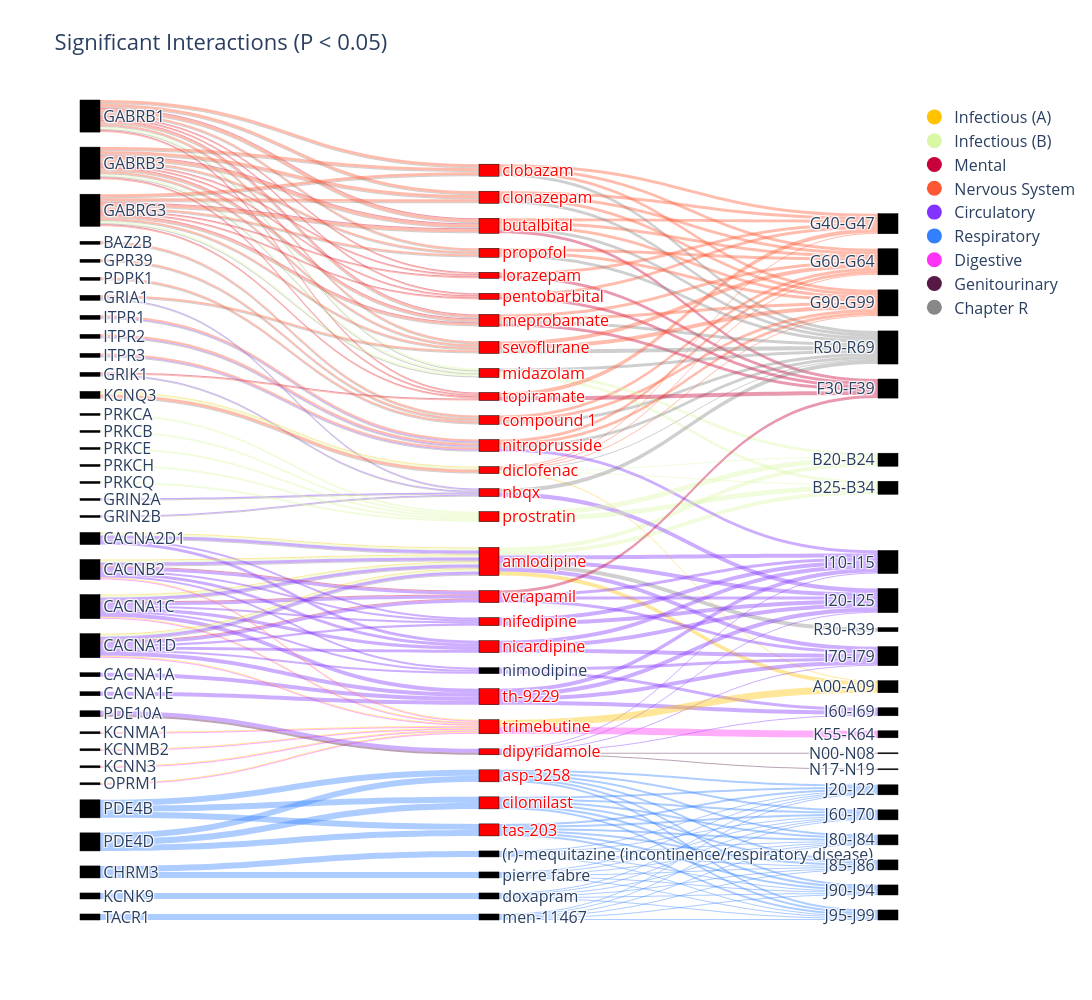

Notebook source saved alongside this figure:
### Code cell
import pandas as pd
import plotly.graph_objects as go
import re

# --- 1. CONFIGURATION ---
input_file = "/data484_4/txia2/gwas_practice/drug_GREP/GREP/output/mocov2_partial_fit_5std.ICD.txt"

# Filter Threshold
P_VALUE_THRESHOLD = 0.05

# Visual Settings
FONT_SIZE = 16
OPACITY = 0.4  # Light pastel colors

# Colors (ICD Chapters) - Rotated so red colors go to F and G
chapter_colors = {
    'A': f'rgba(255, 195, 0, {OPACITY})',   # Yellow (was E)
    'B': f'rgba(218, 247, 166, {OPACITY})', # Light Green (was F)
    'C': f'rgba(51, 255, 87, {OPACITY})',   # Green (was G)
    'D': f'rgba(51, 255, 189, {OPACITY})',  # Teal (was H)
    'E': f'rgba(51, 128, 255, {OPACITY})',  # Blue (was I)
    'F': f'rgba(199, 0, 57, {OPACITY})',    # Red (was B) - RED!
    'G': f'rgba(255, 87, 51, {OPACITY})',   # Orange (was A) - RED!
    'H': f'rgba(93, 51, 255, {OPACITY})',   # Indigo (was J)
    'I': f'rgba(131, 51, 255, {OPACITY})',  # Violet (was K)
    'J': f'rgba(51, 128, 255, {OPACITY})',  # Blue
    'K': f'rgba(255, 51, 246, {OPACITY})',  # Pink (was M)
    'L': f'rgba(255, 51, 134, {OPACITY})',  # Hot Pink (was N)
    'M': f'rgba(144, 12, 63, {OPACITY})',   # Purple/Red (was C)
    'N': f'rgba(88, 24, 69, {OPACITY})',    # Dark Purple (was D)
}
fallback_color = f'rgba(136, 136, 136, {OPACITY})'

# Legend Names
icd_legend_map = {
    'A': 'Infectious (A)', 'B': 'Infectious (B)', 'C': 'Neoplasms',
    'D': 'Blood/Immune', 'E': 'Endocrine', 'F': 'Mental',
    'G': 'Nervous System', 'H': 'Eye/Ear', 'I': 'Circulatory',
    'J': 'Respiratory', 'K': 'Digestive', 'L': 'Skin',
    'M': 'Musculoskeletal', 'N': 'Genitourinary'
}

# --- 2. LOAD AND FILTER DATA ---
df = pd.read_csv(input_file, sep="\t")
df.columns = [c.lstrip("#") for c in df.columns]

# Clean P-Value column: Coerce errors to NaN (handles garbage text headers)
df['FisherExactP'] = pd.to_numeric(df['FisherExactP'], errors='coerce')

# *** PRIMARY FILTER: Keep only significant rows ***
df_sig = df[df['FisherExactP'] < P_VALUE_THRESHOLD].copy()

print(f"Original rows: {len(df)}. Rows with P < {P_VALUE_THRESHOLD}: {len(df_sig)}")

# --- 3. PARSE PATHS ---
flat_data = []

def clean_icd(val):
    if pd.isna(val): return None
    return val.split()[0] # Just the code, e.g., "C00-C14"

for _, row in df_sig.iterrows():
    raw_disease = row.get("Group")
    drug_field = row.get("TargetGene:DrugNames")

    if pd.isna(drug_field): continue

    disease_code = clean_icd(raw_disease)
    if not disease_code: continue
    
    # Determine Chapter
    chapter = disease_code[0] if disease_code[0].isalpha() else 'Other'

    # Parse GENE:drug,drug
    for block in str(drug_field).split(";"):
        if ":" not in block: continue
        gene, drugs_str = block.split(":", 1)
        gene = gene.strip()
        
        if not gene: continue

        for drug in drugs_str.split(","):
            drug = drug.strip()
            if drug:
                flat_data.append({
                    'gene': gene, 
                    'drug': drug, 
                    'disease': disease_code, 
                    'chapter': chapter
                })

# DataFrame of all valid connections
df_paths = pd.DataFrame(flat_data)

# Calculate statistics
num_sig_associations = len(df_sig)
num_unique_combinations = df_paths.drop_duplicates(['gene', 'drug', 'disease']).shape[0]

# Calculate unique counts
num_unique_genes = df_paths['gene'].nunique()
num_unique_drugs = df_paths['drug'].nunique()
num_unique_diseases = df_paths['disease'].nunique()

print(f"Number of significant associations: {num_sig_associations}")
print(f"Number of unique drug-gene-disease combinations: {num_unique_combinations}")
print(f"Number of unique genes: {num_unique_genes}")
print(f"Number of unique drugs: {num_unique_drugs}")
print(f"Number of unique diseases: {num_unique_diseases}")
if df_paths.empty:
    print("No data found passing the P-value filter.")
    exit()

# --- 4. PREPARE SANKEY DATA ---
# Drugs to highlight in red
highlight_drugs = {
    'amlodipine', 'asp-3258', 'butalbital', 'cilomilast', 'clobazam', 'clonazepam',
    'compound 1', 'diclofenac', 'dipyridamole', 'lorazepam', 'meprobamate', 'midazolam',
    'nbqx', 'nicardipine', 'nifedipine', 'nitroprusside', 'pentobarbital', 'propofol',
    'prostratin', 'sevoflurane', 'tas-203', 'th-9229', 'topiramate', 'trimebutine',
    'verapamil'
}

# Unique Lists
top_drugs = df_paths['drug'].value_counts().head(30).index
df_paths = df_paths[df_paths['drug'].isin(top_drugs)].copy()

genes = sorted(df_paths['gene'].unique())
drugs = sorted(df_paths['drug'].unique())
diseases = sorted(df_paths['disease'].unique())

all_labels = genes + drugs + diseases
node_map = {label: i for i, label in enumerate(all_labels)}

# Create node colors: red for highlighted drugs, black for others
node_colors = []
for label in all_labels:
    if label.lower() in highlight_drugs:
        node_colors.append('red')
    else:
        node_colors.append('black')

# Create labels with red text for highlighted drugs
formatted_labels = []
for label in all_labels:
    if label.lower() in highlight_drugs:
        formatted_labels.append(f'<span style="color:red">{label}</span>')
    else:
        formatted_labels.append(label)

sources = []
targets = []
values = []
link_colors = []

# Path 1: Gene -> Drug
# Grouping maintains flow volume
gd_group = df_paths.groupby(['gene', 'drug', 'chapter']).size().reset_index(name='flow')
for _, row in gd_group.iterrows():
    sources.append(node_map[row['gene']])
    targets.append(node_map[row['drug']])
    values.append(row['flow'])
    link_colors.append(chapter_colors.get(row['chapter'], fallback_color))

# Path 2: Drug -> Disease
dd_group = df_paths.groupby(['drug', 'disease', 'chapter']).size().reset_index(name='flow')
for _, row in dd_group.iterrows():
    sources.append(node_map[row['drug']])
    targets.append(node_map[row['disease']])
    values.append(row['flow'])
    link_colors.append(chapter_colors.get(row['chapter'], fallback_color))

# --- 5. DYNAMIC HEIGHT ---
# Calculate height based on the busiest column so text doesn't overlap
max_nodes = max(len(genes), len(drugs), len(diseases))
dynamic_height = max(1000, max_nodes * 25) # 25px per node minimum

# --- 6. PLOT ---
fig = go.Figure()

# Sankey Trace
fig.add_trace(go.Sankey(
    arrangement="snap",
    node=dict(
        pad=15,
        thickness=20,
        line=dict(color="black", width=0.5),
        label=formatted_labels,
        color=node_colors
    ),
    link=dict(
        source=sources,
        target=targets,
        value=values,
        color=link_colors
    )
))

# Legend Trace (Invisible Markers)
present_chapters = sorted(df_paths['chapter'].unique())
for chap in present_chapters:
    color_rgba = chapter_colors.get(chap, fallback_color)
    color_solid = color_rgba.replace(f", {OPACITY})", ", 1.0)")
    label_name = icd_legend_map.get(chap, f"Chapter {chap}")
    
    fig.add_trace(go.Scatter(
        x=[None], y=[None],
        mode='markers',
        marker=dict(size=15, color=color_solid),
        name=label_name
    ))

# Layout: No Axis, Transparent Background
fig.update_layout(
    title_text=f"Significant Interactions (P < {P_VALUE_THRESHOLD})",
    font=dict(size=FONT_SIZE),
    height=dynamic_height,
    width=1600,
    showlegend=True,
    xaxis=dict(visible=False),
    yaxis=dict(visible=False),
    plot_bgcolor='rgba(0,0,0,0)',
    paper_bgcolor='rgba(0,0,0,0)'
)

fig.show()

### Figure 1 — Plotly figure (JSON) as saved in the notebook; plotly's stock layout.template omitted (floating-point values rounded to 4 significant figures; data arrays with more than 128 entries replaced by an {"elided": "..."} marker saying what was removed)
{"data": [{"arrangement": "snap", "link": {"color": {"elided": "287 str values"}, "source": {"elided": "287 int values"}, "target": {"elided": "287 int values"}, "value": {"elided": "287 int values"}}, "node": {"color": ["black", "black", "black", "black", "black", "black", "black", "black", "black", "black", "black", "black", "black", "black", "black", "black", "black", "black", "black", "black", "black", "black", "black", "black", "black", "black", "black", "black", "black", "black", "black", "black", "black", "black", "black", "black", "red", "red", "red", "red", "red", "red", "red", "red", "red", "black", "red", "black", "red", "red", "red", "red", "red", "black", "red", "red", "black", "red", "red", "red", "red", "red", "red", "red", "red", "black", "black", "black", "black", "black", "black", "black", "black", "black", "black", "black", "black", "black", "black", "black", "black", "black", "black", "black", "black", "black", "black"], "label": ["BAZ2B", "CACNA1A", "CACNA1C", "CACNA1D", "CACNA1E", "CACNA2D1", "CACNB2", "CHRM3", "GABRB1", "GABRB3", "GABRG3", "GPR39", "GRIA1", "GRIK1", "GRIN2A", "GRIN2B", "ITPR1", "ITPR2", "ITPR3", "KCNK9", "KCNMA1", "KCNMB2", "KCNN3", "KCNQ3", "OPRM1", "PDE10A", "PDE4B", "PDE4D", "PDPK1", "PRKCA", "PRKCB", "PRKCE", "PRKCH", "PRKCQ", "TACR1", "(r)-mequitazine (incontinence/respiratory disease)", "<span style=\"color:red\">amlodipine</span>", "<span style=\"color:red\">asp-3258</span>", "<span style=\"color:red\">butalbital</span>", "<span style=\"color:red\">cilomilast</span>", "<span style=\"color:red\">clobazam</span>", "<span style=\"color:red\">clonazepam</span>", "<span style=\"color:red\">compound 1</span>", "<span style=\"color:red\">diclofenac</span>", "<span style=\"color:red\">dipyridamole</span>", "doxapram", "<span style=\"color:red\">lorazepam</span>", "men-11467", "<span style=\"color:red\">meprobamate</span>", "<span style=\"color:red\">midazolam</span>", "<span style=\"color:red\">nbqx</span>", "<span style=\"color:red\">nicardipine</span>", "<span style=\"color:red\">nifedipine</span>", "nimodipine", "<span style=\"color:red\">nitroprusside</span>", "<span style=\"color:red\">pentobarbital</span>", "pierre fabre", "<span style=\"color:red\">propofol</span>", "<span style=\"color:red\">prostratin</span>", "<span style=\"color:red\">sevoflurane</span>", "<span style=\"color:red\">tas-203</span>", "<span style=\"color:red\">th-9229</span>", "<span style=\"color:red\">topiramate</span>", "<span style=\"color:red\">trimebutine</span>", "<span style=\"color:red\">verapamil</span>", "A00-A09", "B20-B24", "B25-B34", "F30-F39", "G40-G47", "G60-G64", "G90-G99", "I10-I15", "I20-I25", "I60-I69", "I70-I79", "J20-J22", "J60-J70", "J80-J84", "J85-J86", "J90-J94", "J95-J99", "K55-K64", "N00-N08", "N17-N19", "R30-R39", "R50-R69"], "line": {"color": "black", "width": 0.5}, "pad": 15, "thickness": 20}, "type": "sankey"}, {"marker": {"color": "rgba(255, 195, 0, 1.0)", "size": 15}, "mode": "markers", "name": "Infectious (A)", "type": "scatter", "x": [null], "y": [null]}, {"marker": {"color": "rgba(218, 247, 166, 1.0)", "size": 15}, "mode": "markers", "name": "Infectious (B)", "type": "scatter", "x": [null], "y": [null]}, {"marker": {"color": "rgba(199, 0, 57, 1.0)", "size": 15}, "mode": "markers", "name": "Mental", "type": "scatter", "x": [null], "y": [null]}, {"marker": {"color": "rgba(255, 87, 51, 1.0)", "size": 15}, "mode": "markers", "name": "Nervous System", "type": "scatter", "x": [null], "y": [null]}, {"marker": {"color": "rgba(131, 51, 255, 1.0)", "size": 15}, "mode": "markers", "name": "Circulatory", "type": "scatter", "x": [null], "y": [null]}, {"marker": {"color": "rgba(51, 128, 255, 1.0)", "size": 15}, "mode": "markers", "name": "Respiratory", "type": "scatter", "x": [null], "y": [null]}, {"marker": {"color": "rgba(255, 51, 246, 1.0)", "size": 15}, "mode": "markers", "name": "Digestive", "type": "scatter", "x": [null], "y": [null]}, {"marker": {"color": "rgba(88, 24, 69, 1.0)", "size": 15}, "mode": "markers", "name": "Genitourinary", "type": "scatter", "x": [null], "y": [null]}, {"marker": {"color": "rgba(136, 136, 136, 1.0)", "size": 15}, "mode": "markers", "name": "Chapter R", "type": "scatter", "x": [null], "y": [null]}], "layout": {"font": {"size": 16}, "height": 1000, "paper_bgcolor": "rgba(0,0,0,0)", "plot_bgcolor": "rgba(0,0,0,0)", "showlegend": true, "title": {"text": "Significant Interactions (P < 0.05)"}, "width": 1600, "xaxis": {"visible": false}, "yaxis": {"visible": false}}}
